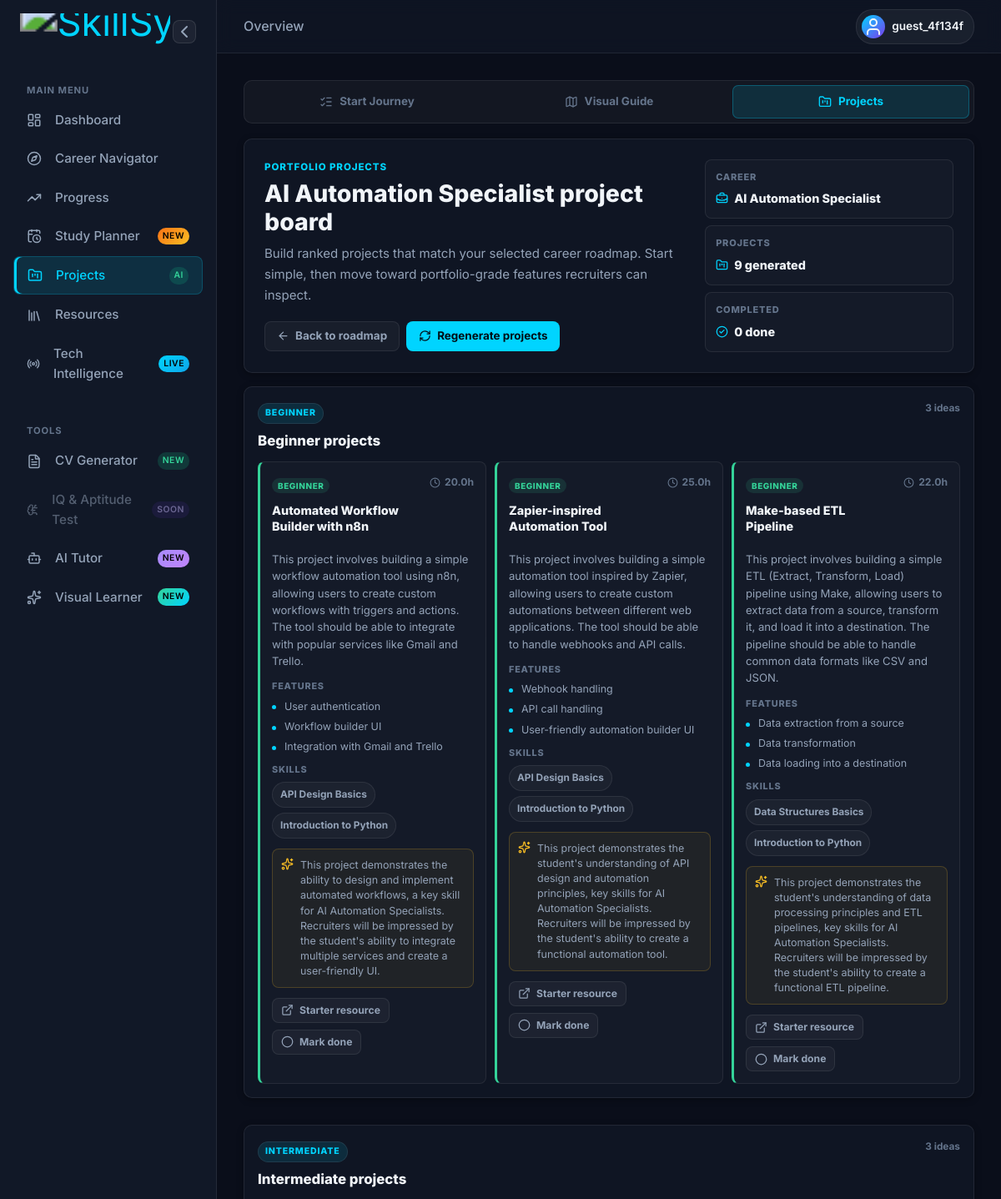
The app's page /career/projects/48 (signed in, upper part) with its own data.
### database/models.py (models this page shows, shortened)
class User(UserMixin, db.Model):
    __tablename__ = "users"
    id = db.Column(db.Integer, primary_key=True)
    username = db.Column(db.String(80), unique=True, nullable=False)
    email = db.Column(db.String(120), unique=True, nullable=False)
    password_hash = db.Column(db.String(256), nullable=False)
    role = db.Column(db.String(20), default="student")  # student / counselor
    created_at = db.Column(db.DateTime, default=datetime.utcnow)
    profile = db.relationship("Profile", backref="user", uselist=False, cascade="all, delete-orphan")
    nontech_profile = db.relationship("NonTechProfile", backref="user", uselist=False, cascade="all, delete-orphan")
    career_scores = db.relationship("CareerScore", backref="user", cascade="all, delete-orphan")
    roadmaps = db.relationship("Roadmap", backref="user", cascade="all, delete-orphan")
    visual_items = db.relationship("VisualLearnerItem", backref="user", cascade="all, delete-orphan",
                                   order_by="VisualLearnerItem.created_at.desc()")

class CareerPath(db.Model):
    __tablename__ = "career_paths"
    id = db.Column(db.Integer, primary_key=True)
    slug = db.Column(db.String(50), unique=True, nullable=False)
    title = db.Column(db.String(100), nullable=False)
    category = db.Column(db.String(50))
    description = db.Column(db.Text)
    required_skills = db.Column(db.Text)  # JSON
    recommended_tools = db.Column(db.Text)  # JSON
    avg_salary_range = db.Column(db.String(50))
    growth_outlook = db.Column(db.String(20))

class CareerProject(db.Model):
    __tablename__ = "career_projects"
    id = db.Column(db.Integer, primary_key=True)
    user_id = db.Column(db.Integer, db.ForeignKey("users.id"), nullable=False)
    roadmap_id = db.Column(db.Integer, db.ForeignKey("roadmaps.id"), nullable=False)
    career_path_id = db.Column(db.Integer, db.ForeignKey("career_paths.id"), nullable=False)
    title = db.Column(db.String(180), nullable=False)
    difficulty = db.Column(db.String(20), default="beginner")  # beginner / intermediate / advanced
    summary = db.Column(db.Text, default="")
    features = db.Column(db.Text, default="[]")  # JSON list
    skills_used = db.Column(db.Text, default="[]")  # JSON list
    deliverables = db.Column(db.Text, default="[]")  # JSON list
    resource_url = db.Column(db.String(500), default="")
    estimated_hours = db.Column(db.Float, default=8)
    portfolio_value = db.Column(db.Text, default="")
    order = db.Column(db.Integer, default=0)
    completed = db.Column(db.Boolean, default=False)
    created_at = db.Column(db.DateTime, default=datetime.utcnow)
    career_path = db.relationship("CareerPath")
    def get_features(self):
        return _loads_json_list(self.features)
    def get_skills_used(self):
        return _loads_json_list(self.skills_used)

### routes/career.py (the view)
@career_bp.route("/projects/<int:roadmap_id>")
@login_required
def projects_view(roadmap_id):
    roadmap = db.session.get(Roadmap, roadmap_id)
    if not roadmap or roadmap.user_id != current_user.id:
        flash("Roadmap not found.", "error")
        return redirect(url_for("career.results"))
    career = db.session.get(CareerPath, roadmap.career_path_id)
    projects = CareerProject.query.filter_by(
        user_id=current_user.id,
        roadmap_id=roadmap.id,
    ).order_by(CareerProject.order.asc()).all()
    grouped_projects = {"beginner": [], "intermediate": [], "advanced": []}
    for project in projects:
        key = (project.difficulty or "beginner").lower()
        if key not in grouped_projects:
            key = "beginner"
        grouped_projects[key].append(project)
    return render_template(
        "career/projects.html",
        roadmap=roadmap,
        career=career,
        projects=projects,
        grouped_projects=grouped_projects,
    )

### templates/career/projects.html (shortened to what this page needs)
{% extends "base.html" %}
{% block extra_css %}
<link rel="stylesheet" href="{{ url_for('static', filename='css/roadmap.css') }}">
{% endblock %}
{% block content %}
<div class="roadmap-page projects-page">
  <div class="rm-tabs" aria-label="Roadmap views">
    <a href="{{ url_for('career.roadmap_view', roadmap_id=roadmap.id) }}" class="rm-tab"><i data-lucide="list-checks"></i>Start Journey</a>
    <a href="{{ url_for('career.guide_view', roadmap_id=roadmap.id) }}" class="rm-tab"><i data-lucide="map"></i>Visual Guide</a>
    <span class="rm-tab active"><i data-lucide="folder-kanban"></i>Projects</span>
  </div>
  <section class="rm-dashboard-head projects-head">
    <div class="rm-head-main">
      <p class="rm-kicker">Portfolio projects</p>
      <h1 class="rm-title">{{ career.title }} project board</h1>
      <p class="rm-summary">Build ranked projects that match your selected career roadmap. Start simple, then move toward portfolio-grade features recruiters can inspect.</p>
      <div class="rm-head-actions">
        <a href="{{ url_for('career.roadmap_view', roadmap_id=roadmap.id) }}" class="rm-btn rm-btn-secondary"><i data-lucide="arrow-left"></i>Back to roadmap</a>
        <button class="rm-btn rm-btn-primary" onclick="regenerateProjects()" id="regen-projects-btn"><i data-lucide="refresh-cw"></i>Regenerate projects</button>
      </div>
    </div>
    <div class="rm-summary-grid">
      <div class="rm-stat">
        <span class="rm-stat-label">Career</span>
        <span class="rm-stat-value"><i data-lucide="briefcase-business"></i>{{ career.title }}</span>
      </div>
      <div class="rm-stat">
        <span class="rm-stat-label">Projects</span>
        <span class="rm-stat-value"><i data-lucide="folder-kanban"></i>{{ projects|length }} generated</span>
      </div>
      <div class="rm-stat">
        <span class="rm-stat-label">Completed</span>
        <span class="rm-stat-value"><i data-lucide="check-circle-2"></i>{{ projects|selectattr('completed')|list|length }} done</span>
      </div>
    </div>
  </section>
  {% if projects %}
  <section class="project-lanes">
    {% for level, label in [('beginner', 'Beginner'), ('intermediate', 'Intermediate'), ('advanced', 'Advanced')] %}
    <div class="project-lane lane-{{ level }}">
      <div class="project-lane-head">
        <div>
          <span class="phase-badge">{{ label }}</span>
          <h2 class="rm-section-title">{{ label }} projects</h2>
        </div>
        <span class="phase-prog-txt">{{ grouped_projects[level]|length }} ideas</span>
      </div>
      <div class="project-card-list">
        {% for project in grouped_projects[level] %}
        <article class="project-card {% if project.completed %}done{% endif %}" id="project-{{ project.id }}">
          <div class="project-card-head">
            <div>
              <span class="m-type-badge badge-project">{{ project.difficulty }}</span>
              <h3>{{ project.title }}</h3>
            </div>
            <span class="m-hours"><i data-lucide="clock"></i>{{ project.estimated_hours }}h</span>
          </div>
          <p class="project-summary">{{ project.summary }}</p>
          <div class="project-detail-grid">
            <div>
              <span class="project-label">Features</span>
              <ul class="project-list">
                {% for feature in project.get_features() %}
                <li>{{ feature }}</li>
                {% endfor %}
              </ul>
            </div>
            <div>
              <span class="project-label">Skills</span>
              <div class="rm-chip-row">
                {% for skill in project.get_skills_used() %}
                <span class="rm-chip">{{ skill }}</span>
                {% endfor %}
              </div>
            </div>
          </div>
          {% if project.portfolio_value %}
          <div class="portfolio-note">
            <i data-lucide="sparkles"></i>
            <span>{{ project.portfolio_value }}</span>
          </div>
          {% endif %}
          <div class="m-actions">
            {% if project.resource_url and project.resource_url.startswith("http") %}
            <a href="{{ project.resource_url }}" target="_blank" class="rm-btn rm-btn-small rm-btn-secondary"><i data-lucide="external-link"></i>Starter resource</a>
            {% endif %}
            <button class="rm-btn rm-btn-small {% if project.completed %}rm-btn-success{% else %}rm-btn-secondary{% endif %}" onclick="toggleProject({{ project.id }})" id="project-btn-{{ project.id }}">
              {% if project.completed %}<i data-lucide="check-circle"></i>Done{% else %}<i data-lucide="circle"></i>Mark done{% endif %}
            </button>
          </div>
        </article>
        {% endfor %}
      </div>
    </div>
    {% endfor %}
  </section>
  {% endif %}
</div>
{% endblock %}

### templates/base.html (shortened to what this page needs)
<!DOCTYPE html>
<html lang="en" data-theme="dark">
<head>
    <link rel="stylesheet" href="{{ url_for('static', filename='css/style.css') }}">
    <link rel="stylesheet" href="{{ url_for('static', filename='css/dashboard.css') }}">
    {% block extra_css %}{% endblock %}
</head>
<body class="{% if current_user.is_authenticated and current_user.nontech_profile and not current_user.profile %}theme-nontech{% endif %}">
    {% set is_dashboard = current_user.is_authenticated and (current_user.profile or current_user.nontech_profile) %}
    {% if is_dashboard %}
    <div class="app-layout">
        <aside class="app-sidebar">
            <div class="sidebar-brand">
                <div class="brand-wrapper">
                    <a href="{{ url_for('dashboard.index') }}" class="brand-link">
                        <img src="{{ url_for('static', filename='images/logo-full.png') }}" alt="SkillSync Logo" class="brand-logo" id="mainBrandLogo">
                    </a>
                </div>
                <button id="sidebar-toggle" class="sidebar-toggle-btn" title="Toggle Sidebar">
                    <i data-lucide="chevron-left" class="toggle-icon"></i>
                </button>
            </div>
            {% set is_nontech = current_user.is_authenticated and current_user.nontech_profile and not current_user.profile %}
            <div class="sidebar-nav">
                <span class="nav-section-title">MAIN MENU</span>
                <a href="{{ url_for('dashboard.index') }}" class="nav-link {% if request.path.startswith('/dashboard') %}active{% endif %}">
                    <i data-lucide="layout-dashboard" class="nav-icon"></i>
                    <span>Dashboard</span>
                </a>
                <a href="{% if is_nontech %}{{ url_for('nontech.dashboard') }}{% else %}{{ url_for('career.results') }}{% endif %}" class="nav-link ">
                    <i data-lucide="compass" class="nav-icon"></i>
                    <span>{% if is_nontech %}Path Finder{% else %}Career Navigator{% endif %}</span>
                </a>
                <a href="{{ url_for('progress.tracker') }}" class="nav-link {% if request.path.startswith('/progress') %}active{% endif %}">
                    <i data-lucide="trending-up" class="nav-icon"></i>
                    <span>Progress</span>
                </a>
                <a href="{{ url_for('study_planner.index') }}" class="nav-link {% if request.path.startswith('/study-planner') %}active{% endif %}">
                    <i data-lucide="calendar-clock" class="nav-icon"></i>
                    <span>Study Planner</span>
                    <span class="badge badge-new" style="background: linear-gradient(135deg, #f97316, #fbbf24); color: #000;">New</span>
                </a>
                {% if not is_nontech %}
                <a href="{{ url_for('career.projects_latest') }}" class="nav-link {% if request.path.startswith('/career/projects') %}active{% endif %}">
                    <i data-lucide="folder-kanban" class="nav-icon"></i>
                    <span>Projects</span>
                    <span class="badge badge-new">AI</span>
                </a>
                {% endif %}
                <a href="{{ url_for('resources.index') }}" class="nav-link {% if request.path.startswith('/resources') %}active{% endif %}">
                    <i data-lucide="library" class="nav-icon"></i>
                    <span>Resources</span>
                </a>
                <a href="{{ url_for('news.feed') }}" class="nav-link {% if request.path.startswith('/news') %}active{% endif %}">
                    <i data-lucide="radio" class="nav-icon"></i>
                    <span>{% if is_nontech %}Career News{% else %}Tech Intelligence{% endif %}</span>
                    <span class="badge badge-new" style="background: linear-gradient(135deg, #00d4ff, #0ea5e9); color: #000;">Live</span>
                </a>
                <span class="nav-section-title mt-4">TOOLS</span>
                <a href="{{ url_for('cv.builder') }}" class="nav-link {% if request.path.startswith('/cv') %}active{% endif %}">
                    <i data-lucide="file-text" class="nav-icon"></i>
                    <span>CV Generator</span>
                    <span class="badge badge-new">New</span>
                </a>
                <a href="#" class="nav-link disabled" title="Coming Soon">
                    <i data-lucide="brain-circuit" class="nav-icon"></i>
                    <span>IQ & Aptitude Test</span>
                    <span class="badge badge-soon">Soon</span>
                </a>
                <a href="{{ url_for('chatbot.tutor_view') }}" class="nav-link {% if request.path.startswith('/chatbot/tutor') %}active{% endif %}">
                    <i data-lucide="bot" class="nav-icon"></i>
                    <span>AI Tutor</span>
                    <span class="badge badge-new" style="background: linear-gradient(135deg, #a78bfa, #c084fc); color: #000;">New</span>
                </a>
                <a href="{{ url_for('visual_learner.index') }}" class="nav-link {% if request.path.startswith('/visual-learner') %}active{% endif %}">
                    <i data-lucide="sparkles" class="nav-icon"></i>
                    <span>Visual Learner</span>
                    <span class="badge badge-new" style="background: linear-gradient(135deg, #34d399, #00d4ff); color: #000;">New</span>
                </a>
            </div>
        </aside>
        <main class="app-main">
            <header class="app-header">
                <div class="header-breadcrumbs">
                    {% block breadcrumbs %}<span>Overview</span>{% endblock %}
                </div>
                <div class="header-user">
                    <div class="user-avatar">
                        <i data-lucide="user"></i>
                    </div>
                    <span class="user-name">{{ current_user.username }}</span>
                </div>
            </header>
            <div class="app-content">
    {% endif %}
    {% block content %}{% endblock %}
    {% if is_dashboard %}
            </div>
        </main>
    </div>
    {% else %}
    </main>
    {% endif %}
</body>
</html>

### records on screen
User: username "guest_4f134f"
CareerPath: title "AI Automation Specialist"
CareerProject: difficulty "BEGINNER", title "Automated Workflow Builder with n8n", estimated_hours "20.0", summary "This project involves building a simple workflow automation tool using n8n, allowing users to create custom workflows with triggers and actions. The tool should be able to integrate with popular services like Gmail and Trello.", get_features "User authentication" "Workflow builder UI" "Integration with Gmail and Trello", get_skills_used "API Design Basics" "Introduction to Python", portfolio_value "This project demonstrates the ability to design and implement automated workflows, a key skill for AI Automation Specialists. Recruiters will be impressed by the student's ability to integrate multiple services and create a user-friendly UI.", completed False (drawn)
CareerProject: difficulty "BEGINNER", title "Zapier-inspired Automation Tool", estimated_hours "25.0", summary "This project involves building a simple automation tool inspired by Zapier, allowing users to create custom automations between different web applications. The tool should be able to handle webhooks and API calls.", get_features "Webhook handling" "API call handling" "User-friendly automation builder UI", get_skills_used "API Design Basics" "Introduction to Python", portfolio_value "This project demonstrates the student's understanding of API design and automation principles, key skills for AI Automation Specialists. Recruiters will be impressed by the student's ability to create a functional automation tool.", completed False (drawn)
CareerProject: difficulty "BEGINNER", title "Make-based ETL Pipeline", estimated_hours "22.0", summary "This project involves building a simple ETL (Extract, Transform, Load) pipeline using Make, allowing users to extract data from a source, transform it, and load it into a destination. The pipeline should be able to handle common data formats like CSV and JSON.", get_features "Data extraction from a source" "Data transformation" "Data loading into a destination", get_skills_used "Data Structures Basics" "Introduction to Python", portfolio_value "This project demonstrates the student's understanding of data processing principles and ETL pipelines, key skills for AI Automation Specialists. Recruiters will be impressed by the student's ability to create a functional ETL pipeline.", completed False (drawn)

### other values on screen
{{ projects|length }} "9"
{{ projects|selectattr('completed')|list|length }} "0"
{{ label }} "BEGINNER" "INTERMEDIATE"
{{ label }} "Beginner" "Intermediate"
{{ grouped_projects[level]|length }} "3" "3"
